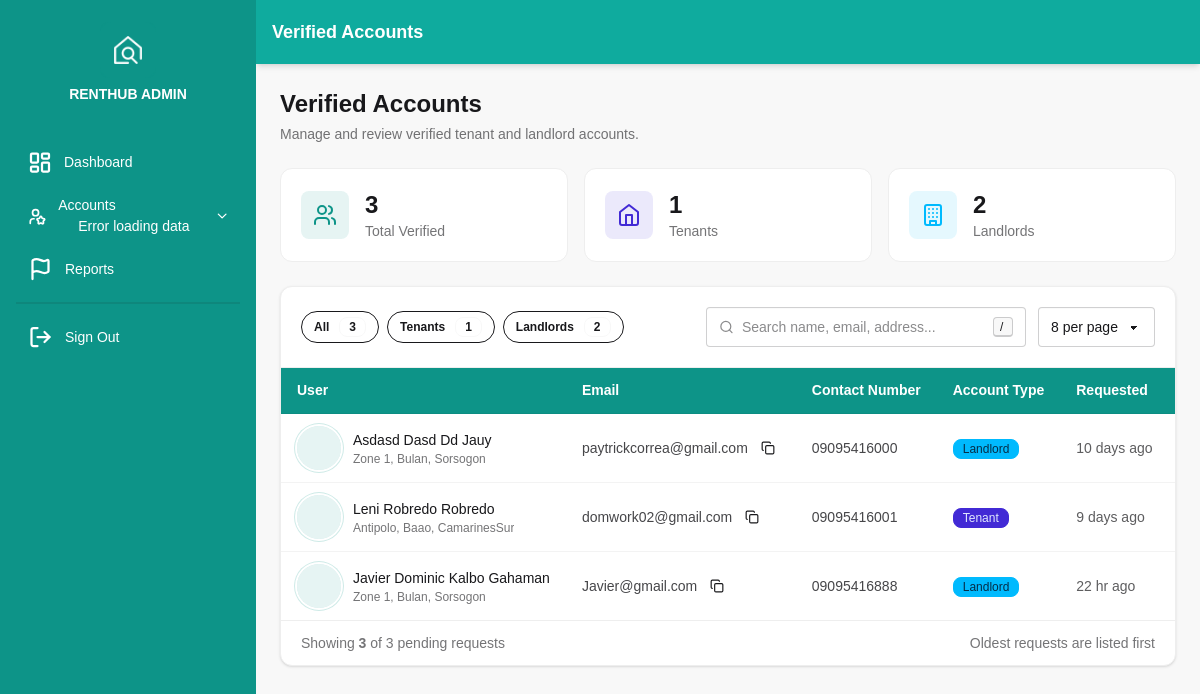
Screenshot of /admin/accounts.php (signed in) with the database file from the repository.
### tables this page shows
CREATE TABLE IF NOT EXISTS `accounts` (
  `user_id` varchar(255) NOT NULL,
  `middlename` varchar(255) DEFAULT NULL,
  `lastname` varchar(255) DEFAULT NULL,
  `firstname` varchar(255) DEFAULT NULL,
  `suffix` varchar(255) DEFAULT NULL,
  `email` varchar(255) DEFAULT NULL,
  `contact_number` varchar(255) DEFAULT NULL,
  `province` varchar(255) DEFAULT NULL,
  `municipality` varchar(255) DEFAULT NULL,
  `barangay` varchar(255) DEFAULT NULL,
  `zipcode` varchar(255) DEFAULT NULL,
  `username` varchar(255) DEFAULT NULL,
  `password` varchar(255) DEFAULT NULL,
  `id_type` varchar(255) DEFAULT NULL,
  `id_number` varchar(255) DEFAULT NULL,
  `id_photo` varchar(255) DEFAULT NULL,
  `occupation` varchar(255) DEFAULT NULL,
  `status` varchar(255) DEFAULT NULL,
  `user_type` varchar(255) DEFAULT NULL,
  `date_request` date DEFAULT NULL,
  `remember_token` varchar(255) DEFAULT NULL,
  `profile` varchar(255) DEFAULT NULL,
  `selfie_photo` varchar(255) DEFAULT NULL,
  PRIMARY KEY (`user_id`)
);

### admin/accounts.php (the view, shortened to what this page needs)
<?php
  include '../config.php';
    $not_user1 = "4";
    $not_user2 = "1";
  $user_status = "Approved";
  $request = $conn->prepare("SELECT * FROM `accounts` WHERE `status` = ? AND (`user_type` != ? AND `user_type` != ? ) ORDER BY date_request ASC");
  $request->bind_param("sss", $user_status,$not_user1, $not_user2);
  $request->execute();
  $result_request = $request->get_result();
  $rows = [];
  $count_tenant = 0;
  $count_landlord = 0;
  while($r = $result_request->fetch_assoc()){
    $rows[] = $r;
    if($r['user_type'] === '2') $count_landlord++;
    if($r['user_type'] === '3') $count_tenant++;
  }
  $count_total = count($rows);
  function time_ago($datetime){
    $ts = strtotime($datetime);
    $diff = time() - $ts;
    if($diff < 86400) return floor($diff/3600).' hr ago';
    if($diff < 2592000) return floor($diff/86400).' day'.(floor($diff/86400) > 1 ? 's' : '').' ago';
    return date('M d, Y', $ts);
  }
?>
<!DOCTYPE html>
<html lang="en">
<head>
    <link rel="stylesheet" href="./../assets/styles/daisy_ui.css">
    <link rel="stylesheet" href="./../assets/styles/index.css">
    <script src="./../assets/scripts/tailwind.js"></script>
</head>
<body class="bg-base-200">
    <div class="drawer lg:drawer-open">
        <div class="drawer-content flex flex-col">
            <nav class="navbar w-full bg-[#0fab9e] px-4 shadow-md">
                <div class="flex-1 font-semibold text-lg text-white">Verified Accounts</div>
            </nav>
            <div class="p-4 md:p-6">
                 <main class="max-w-7xl mx-auto space-y-6">
                    <header class="fade-up">
                        <h1 class="text-2xl font-bold text-base-content">Verified Accounts</h1>
                        <p class="text-sm text-base-content/60 mt-1">Manage and review verified tenant and landlord accounts.</p>
                    </header>
                    <section class="grid grid-cols-1 sm:grid-cols-3 gap-4 fade-up">
                        <button type="button" data-filter="all" class="stat-card text-left bg-base-100 rounded-xl border border-base-300 p-5 flex items-center gap-4">
                            <div class="w-12 h-12 rounded-lg bg-[#0d9488]/10 text-[#0d9488] grid place-items-center">
                            </div>
                            <div>
                                <div class="text-2xl font-bold" id="stat-total"><?php echo $count_total; ?></div>
                                <div class="text-sm text-base-content/60">Total Verified</div>
                            </div>
                        </button>
                        <button type="button" data-filter="3" class="stat-card text-left bg-base-100 rounded-xl border border-base-300 p-5 flex items-center gap-4">
                            <div class="w-12 h-12 rounded-lg bg-primary/10 text-primary grid place-items-center">
                                <svg xmlns="http://www.w3.org/2000/svg" width="24" height="24" viewBox="0 0 24 24" fill="none" stroke="currentColor" stroke-width="2" stroke-linecap="round" stroke-linejoin="round"><path d="m3 9 9-7 9 7v11a2 2 0 0 1-2 2H5a2 2 0 0 1-2-2z"/><path d="M9 22V12h6v10"/></svg>
                            </div>
                            <div>
                                <div class="text-2xl font-bold"><?php echo $count_tenant; ?></div>
                                <div class="text-sm text-base-content/60">Tenants</div>
                            </div>
                        </button>
                        <button type="button" data-filter="2" class="stat-card text-left bg-base-100 rounded-xl border border-base-300 p-5 flex items-center gap-4">
                            <div class="w-12 h-12 rounded-lg bg-info/10 text-info grid place-items-center">
                            </div>
                            <div>
                                <div class="text-2xl font-bold"><?php echo $count_landlord; ?></div>
                                <div class="text-sm text-base-content/60">Landlords</div>
                            </div>
                        </button>
                    </section>
                    <section class="bg-base-100 rounded-xl shadow-sm border border-base-300 overflow-hidden fade-up">
                        <div class="p-4 md:p-5 border-b border-base-300 space-y-4">
                            <div class="flex flex-col lg:flex-row lg:items-center lg:justify-between gap-4">
                                <div class="flex flex-wrap gap-2" id="type-chips">
                                    <button type="button" data-filter="all" class="chip active btn btn-sm btn-outline rounded-full">All <span class="badge badge-sm ml-1"><?php echo $count_total; ?></span></button>
                                    <button type="button" data-filter="3" class="chip btn btn-sm btn-outline rounded-full">Tenants <span class="badge badge-sm ml-1"><?php echo $count_tenant; ?></span></button>
                                    <button type="button" data-filter="2" class="chip btn btn-sm btn-outline rounded-full">Landlords <span class="badge badge-sm ml-1"><?php echo $count_landlord; ?></span></button>
                                </div>
                                <div class="flex flex-col sm:flex-row gap-3 w-full lg:w-auto">
                                    <label class="input input-bordered flex items-center gap-2 w-full sm:w-80">
                                        <svg xmlns="http://www.w3.org/2000/svg" width="18" height="18" viewBox="0 0 24 24" fill="none" stroke="currentColor" stroke-width="2" stroke-linecap="round" stroke-linejoin="round" class="opacity-50"><circle cx="11" cy="11" r="8"></circle><path d="m21 21-4.3-4.3"></path></svg>
                                        <input type="text" class="search_data grow" placeholder="Search name, email, address..." />
                                        <kbd class="kbd kbd-sm hidden md:inline">/</kbd>
                                    </label>
                                    <select id="entries_limit" class="select select-bordered w-full sm:w-fit">
                                        <option value="8" selected>8 per page</option>
                                    </select>
                                </div>
                            </div>
                        </div>
                        <div class="overflow-x-auto">
                            <table class="table" id="requestsTable">
                                <thead>
                                    <tr class="bg-[#0d9488]">
                                        <th class="sortable font-semibold text-white" data-col="0">User </th>
                                        <th class="sortable font-semibold text-white hidden md:table-cell" data-col="1">Email </th>
                                        <th class="font-semibold text-white hidden lg:table-cell">Contact Number</th>
                                        <th class="sortable font-semibold text-white" data-col="3">Account Type </th>
                                        <th class="sortable font-semibold text-white hidden sm:table-cell" data-col="4">Requested </th>
                                        <th class="font-semibold text-white ">Action</th>
                                    </tr>
                                </thead>
                                <tbody class="myTable divide-y divide-base-200">
                                    <?php foreach($rows as $row):
                                        $middlename = htmlspecialchars($row['middlename'] ?? '');
                                        $lastname   = htmlspecialchars($row['lastname'] ?? '');
                                        $firstname  = htmlspecialchars($row['firstname'] ?? '');
                                        $suffix     = htmlspecialchars($row['suffix'] ?? '');
                                        $fullname   = trim($lastname . ' ' . $firstname . ' ' . $middlename . ' ' . $suffix);
                                        $email      = htmlspecialchars($row['email'] ?? '');
                                        $contact    = htmlspecialchars($row['contact_number'] ?? '');
                                        $province   = htmlspecialchars($row['province'] ?? '');
                                        $municipality = htmlspecialchars($row['municipality'] ?? '');
                                        $barangay   = htmlspecialchars($row['barangay'] ?? '');
                                        $address    = trim($barangay . ', ' . $municipality . ', ' . $province, ', ');
                                        $id_photo   = htmlspecialchars($row['id_photo'] ?? '');
                                        $user_type  = $row['user_type'];
                                        $type_label = ($user_type === '2') ? 'Landlord' : (($user_type === '3') ? 'Tenant' : 'N/A');
                                        $type_badge = ($user_type === '3') ? 'badge-primary' : 'badge-info';
                                        $requested_raw = $row['date_request'] ?? '';
                                        $requested_ts  = $requested_raw ? strtotime($requested_raw) : 0;
                                        $requested_ago = time_ago($requested_raw);
                                        $requested_full = $requested_ts ? date('M d, Y h:i A', $requested_ts) : '';
                                    ?>
                                    <tr class="data-row hover:bg-base-200/40 transition-colors" data-type="<?php echo htmlspecialchars($user_type); ?>">
                                        <td data-sort="<?php echo strtolower($fullname); ?>">
                                            <div class="flex items-center gap-3">
                                                <button type="button" class="avatar-btn avatar" data-photo="../assets/uploads/<?php echo $id_photo; ?>" data-name="<?php echo $fullname; ?>" title="Preview ID photo">
                                                    <div class="w-11 h-11 rounded-full ring ring-[#0d9488]/20 ring-offset-base-100 ring-offset-2 bg-[#0d9488]/10 text-[#0d9488] grid place-items-center font-semibold">
                                                    </div>
                                                </button>
                                                <div class="min-w-0">
                                                    <div class="font-medium text-base-content truncate"><?php echo $fullname; ?></div>
                                                    <div class="text-xs text-base-content/60 truncate max-w-[220px]"><?php echo $address; ?></div>
                                                </div>
                                            </div>
                                        </td>
                                        <td class="hidden md:table-cell text-base-content/80" data-sort="<?php echo strtolower($email); ?>">
                                            <div class="flex items-center gap-2">
                                                <span class="truncate max-w-[220px]"><?php echo $email; ?></span>
                                                <button type="button" class="copy-btn btn btn-ghost btn-xs btn-square" data-copy="<?php echo $email; ?>" title="Copy email">
                                                    <svg xmlns="http://www.w3.org/2000/svg" width="14" height="14" viewBox="0 0 24 24" fill="none" stroke="currentColor" stroke-width="2" stroke-linecap="round" stroke-linejoin="round"><rect width="14" height="14" x="8" y="8" rx="2"/><path d="M4 16c-1.1 0-2-.9-2-2V4c0-1.1.9-2 2-2h10c1.1 0 2 .9 2 2"/></svg>
                                                </button>
                                            </div>
                                        </td>
                                        <td class="hidden lg:table-cell text-base-content/80"><?php echo $contact; ?></td>
                                        <td data-sort="<?php echo $type_label; ?>">
                                            <span class="badge <?php echo $type_badge; ?> badge-sm"><?php echo $type_label; ?></span>
                                        </td>
                                        <td class="hidden sm:table-cell text-sm text-base-content/70 whitespace-nowrap" data-sort="<?php echo $requested_ts; ?>" title="<?php echo $requested_full; ?>">
                                            <?php echo $requested_ago; ?>
                                        </td>
                                        <td >
                                        </td>
                                    </tr>
                                    <?php endforeach; ?>
                                </tbody>
                            </table>
                        </div>
                        <div class="px-5 py-3 border-t border-base-300 text-sm text-base-content/60 flex items-center justify-between">
                            <span>Showing <strong id="visible-count"><?php echo $count_total; ?></strong> of <?php echo $count_total; ?> pending requests</span>
                            <span class="hidden sm:inline">Oldest requests are listed first</span>
                        </div>
                    </section>
                </main>
            </div>
        </div>
        <div class="drawer-side z-40">
            <?php include 'drawer.php'; ?>
        </div>
    </div>
</body>
</html>

### assets/styles/index.css (style rules this page uses)
* { font-family: 'Roboto Variable', sans-serif; scroll-behavior: smooth; }

### rows the page displays
accounts: fullname "Asdasd Dasd Dd Jauy", address "Zone 1, Bulan, Sorsogon", email "paytrickcorrea@gmail.com", contact_number "09095416000", user_type "Landlord", date_request "10 days ago"
accounts: fullname "Leni Robredo Robredo", address "Antipolo, Baao, CamarinesSur", email "domwork02@gmail.com", contact_number "09095416001", user_type "Tenant", date_request "9 days ago"
accounts: fullname "Javier Dominic Kalbo Gahaman", address "Zone 1, Bulan, Sorsogon", email "Javier@gmail.com", contact_number "09095416888", user_type "Landlord", date_request "22 hr ago"

### other values shown
$count_total "3"
$count_tenant "1"
$count_landlord "2"
